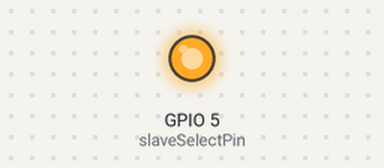
A sketch run on a simulated ESP32. Parts: output pins drawn as LEDs (lit = HIGH).

Above: at 0.1 s.
Timing chart, 0 to 1.6 s (numbered marks = the images above):
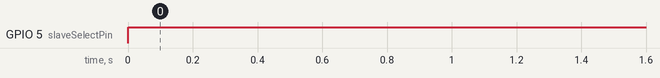

The sketch:

esp_spi_sender.ino
```cpp
#include <SPI.h>

const int slaveSelectPin = 5;
const char* message = "Hello, ESP32 Board 2!";

void setup() {
  Serial.begin(115200);
  SPI.begin();
  pinMode(slaveSelectPin, OUTPUT);
}

void loop() {
  digitalWrite(slaveSelectPin, LOW);  // Start SPI transmission

  for (int i = 0; i < strlen(message); i++) {
    SPI.transfer(message[i]);  // Send each character
  }

  digitalWrite(slaveSelectPin, HIGH); // End SPI transmission

  delay(1000);  // Wait for a second
}
```

Measured:
- by itself, GPIO 5 (slaveSelectPin): LOW → HIGH at 0.00 s
